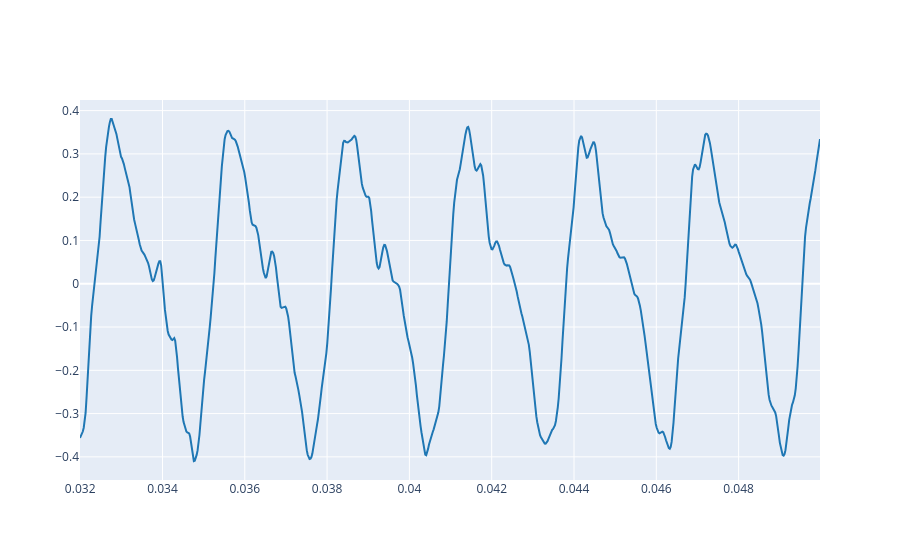

The notebook cell saved with this chart:
### Markdown cell above
Note that `load_audio` function returns two variables: the audio signal (as a one dimensional array of floating point numbers), and the sampling rate (as a integer number). Now we can plot the audio signal:

### Code cell
plot_signals(ref, fs, t_start = 0.032, t_end=0.05)

### Figure 1 — Plotly figure (JSON) as saved in the notebook; plotly's stock layout.template omitted (floating-point values rounded to 4 significant figures; data arrays with more than 128 entries replaced by an {"elided": "..."} marker saying what was removed)
{"data": [{"line": {"color": "#1f77b4", "shape": "linear"}, "mode": "lines", "name": "audio signal 0", "type": "scatter", "x": {"elided": "794 float values"}, "y": {"elided": "794 float values"}}], "layout": {}}
